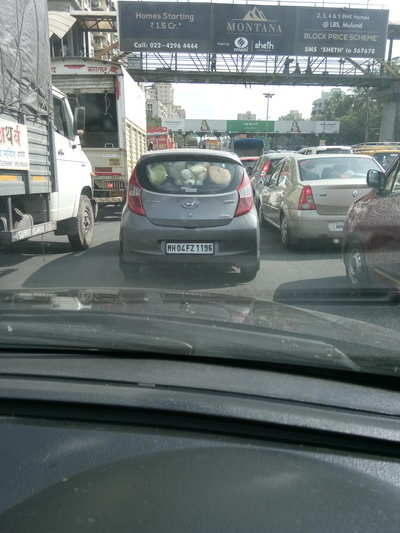
#> input picture car.jpg, 400 x 533 px
$ jupyter execute 'Vehicle Number Plate Detection Project.ipynb'
#> lines starting #> are read from the running program, lines starting #| are printed output that depends on the picture
## Russian License Plate Blurring

Our goal will be to use Haar Cascades to blur license plates detected in an image!

Russians are famous for having some of the most entertaining DashCam footage on the internet (I encourage you to Google Search "Russian DashCam"). Unfortunately a lot of the footage contains license plates, perhaps we could help out and create a license plat blurring tool?

OpenCV comes with a Russian license plate detector .xml file that we can use like we used the face detection files (unfortunately, it does not come with license detectors for other countries!)

----

#### Import Necessary libraries

[cell 1]
import numpy as np
import matplotlib.pyplot as plt
import cv2

#### Create a function to display images in larger size

[cell 2]
def display(img):
    plt.figure(figsize=(10,8))
    plt.imshow(img)

#### Read 'car.jpg' with cv2

[cell 3]
img = cv2.imread("car.jpg")
#> img is the input picture: shape (533, 400, 3); mean B, G, R 115.2, 115.4, 106.5

#### Display the image

[cell 4]
display(img)

#### Convert to RGB

[cell 5]
img = cv2.cvtColor(img, cv2.COLOR_BGR2RGB)
display(img)

#### Load the 'haarcascade_russian_plate_number.xml' file.

[cell 6]
plate_cascade = cv2.CascadeClassifier("haarcascade_russian_plate_number.xml")

[cell 7]
def detect_plate(img):
    plate_img =img.copy()
    plate_rects = plate_cascade.detectMultiScale(plate_img, minNeighbors = 4)
#> plate_rects = [[163, 237, 62, 21]]

    for (x,y,w,h) in plate_rects:
        cv2.rectangle(plate_img, (x,y), (x+w, y+h), (0,0,255), 3)
#> this loop made 1 pass
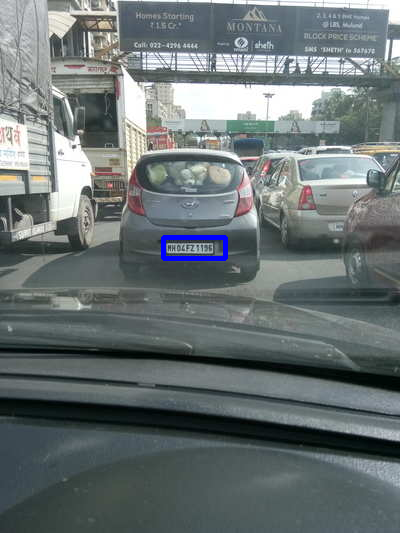
#> plate_img: shape (533, 400, 3); mean R, G, B 106.3, 115.1, 115.9
    return plate_img

[cell 8]
result = detect_plate(img)

[cell 9]
display(result)

#### Blur licence plate

[cell 10]
def detect_and_blur_plate(img):
    plate_img = img.copy()
    roi = img.copy()

    plate_rects = plate_cascade.detectMultiScale(plate_img, minNeighbors=4)
#> plate_rects = [[163, 237, 62, 21]]

    for (x,y,w,h) in plate_rects:
        roi = roi[y:y+h, x:x+w]
        blurred_roi = cv2.medianBlur(roi,7)

        plate_img[y:y+h, x:x+w] = blurred_roi
#> this loop made 1 pass
#> pass 1, in detect_and_blur_plate, `roi = roi[y:y+h, x:x+w]`:
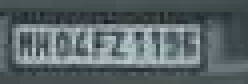
#> roi: shape (21, 62, 3) (shown 4 times larger); mean R, G, B 90.3, 101.5, 104.4
#> pass 1, in detect_and_blur_plate, `blurred_roi = cv2.medianBlur(roi,7)`:
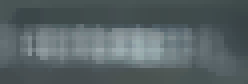
#> blurred_roi: shape (21, 62, 3) (shown 4 times larger); mean R, G, B 87, 98.5, 100.9
#> after the loop:
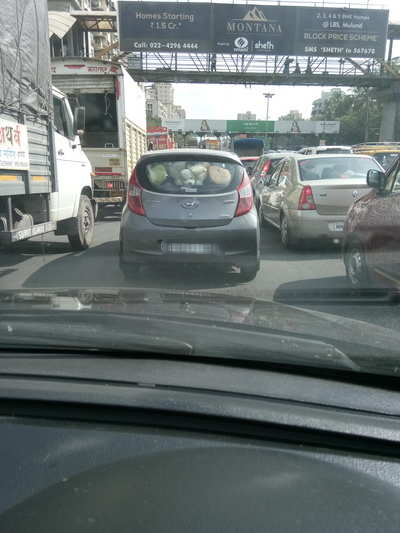
#> plate_img: shape (533, 400, 3); mean R, G, B 106.5, 115.4, 115.2

    return plate_img
